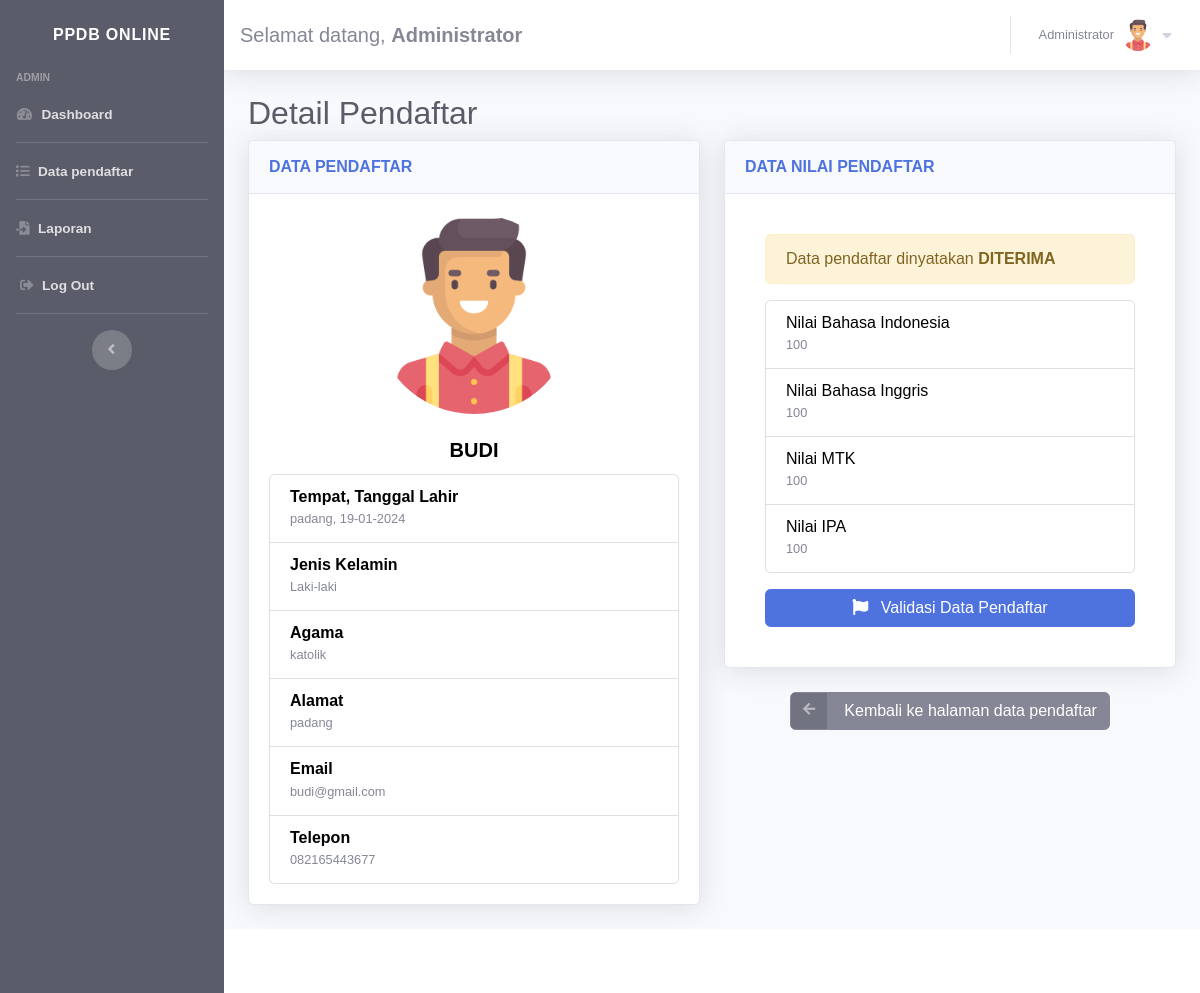
Page /admin/detailpendaftar.php?id=22 (signed in) on the committed database.
### tables this page shows
CREATE TABLE `pendaftar` (
  `id` int(11) NOT NULL,
  `nama` varchar(100) DEFAULT NULL,
  `tmpt_lahir` varchar(100) DEFAULT NULL,
  `tgl_lahir` date DEFAULT NULL,
  `jenis_kelamin` varchar(10) DEFAULT NULL,
  `agama` varchar(45) DEFAULT NULL,
  `alamat` text DEFAULT NULL,
  `email` varchar(100) DEFAULT NULL,
  `telepon` varchar(45) DEFAULT NULL,
  `foto` varchar(100) NOT NULL,
  `users_id` int(11) DEFAULT NULL
);

CREATE TABLE `nilai` (
  `id` int(11) NOT NULL,
  `nilai_indo` double DEFAULT NULL,
  `nilai_inggris` double DEFAULT NULL,
  `nilai_mtk` double NOT NULL,
  `nilai_ipa` double NOT NULL,
  `nilai_rata` double(100,0) NOT NULL,
  `status` int(1) NOT NULL,
  `pendaftar_id` int(11) DEFAULT NULL
);

### controller/admin_detailpendaftar_control.php (called while the page is built, shortened)
<?php
$id_pendaftar = $_GET['id'];
$sql_pendaftar = "SELECT * FROM pendaftar where id='$id_pendaftar'";
$result_pendaftar = mysqli_query($koneksi, $sql_pendaftar);
$data_pendaftar = mysqli_fetch_array($result_pendaftar);
$sql_nilai = "SELECT * FROM nilai where pendaftar_id='$id_pendaftar'";
$result_nilai = mysqli_query($koneksi, $sql_nilai);
$data_nilai = mysqli_fetch_array($result_nilai);
?>

### admin/detailpendaftar.php (the view, shortened to what this page needs)
<?php include('../config/auto_load.php'); ?>
<?php include('../controller/admin_detailpendaftar_control.php'); ?>
<?php include('../template/header.php'); ?>
<div class="container-fluid">
    <h2 class="text-gray-800">Detail Pendaftar</h2>
    <div class="row">
        <div class="col-md-6">
            <div class="card shadow mb-4">
                <div class="card-header py-3">
                    <h6 class="m-0 font-weight-bold text-primary">DATA PENDAFTAR</h6>
                </div>
                <div class="card-body">
                    <div class="text-center">
                        <?php
                        if ($data_pendaftar['foto'] != NULL) {
                            $foto = '../uploads/' . $data_pendaftar['foto'];
                        } else {
                            $foto = '../assets/img/avatar.png';
                        }
                        ?>
                        <img src="<?= $foto ?>" alt="fotoprofil" class="img-fuild rounded-circle" style="width: 200px; height:200px">
                    </div>
                    <h5 class="text-center card-title mt-4 text-uppercase" style="color: black">
                        <b><?= $data_pendaftar['nama'] ?></b>
                    </h5>
                    <ul class="list-group">
                        <li class="list-group-item ">
                            <h6 class="mb-0" style="color: black"><b>Tempat, Tanggal Lahir</b></h6>
                            <small class="text-muted"><?= $data_pendaftar['tmpt_lahir'] ?>, <?= date("d-m-Y", strtotime($data_pendaftar['tgl_lahir'])) ?></small>
                        </li>
                        <li class="list-group-item ">
                            <?php
                            if ($data_pendaftar['jenis_kelamin'] == 'L') {
                                $kelamin = "Laki-laki";
                            } else {
                                $kelamin = "Perempuan";
                            }
                            ?>
                            <h6 class="mb-0" style="color: black"><b>Jenis Kelamin</b></h6>
                            <small><?= $kelamin ?></small>
                        </li>
                        <li class="list-group-item ">
                            <h6 class="mb-0" style="color: black"><b>Agama</b></h6>
                            <small> <?= $data_pendaftar['agama'] ?> </small>
                        </li>
                        <li class="list-group-item ">
                            <h6 class="mb-0" style="color: black"><b>Alamat</b></h6>
                            <small> <?= $data_pendaftar['alamat'] ?> </small>
                        </li>
                        <li class="list-group-item ">
                            <h6 class="mb-0" style="color: black"><b>Email</b></h6>
                            <small><?= $data_pendaftar['email'] ?></small>
                        </li>
                        <li class="list-group-item ">
                            <h6 class="mb-0" style="color: black"><b>Telepon</b></h6>
                            <small><?= $data_pendaftar['telepon'] ?></small>
                        </li>
                    </ul>
                </div>
            </div>
        </div>
        <div class="col-md-6">
            <div class="card shadow mb-4">
                <div class="card-header py-3">
                    <h6 class="m-0 font-weight-bold text-primary">DATA NILAI PENDAFTAR</h6>
                </div>
                <div class="card-body">
                    <div class="card-body">
                        <?php
                        if ($data_nilai['status'] == 0) {
                            echo '<div class="alert alert-warning">
                               Data pendaftar belum divalidasi
                           </div>';
                        } else if ($data_nilai['status'] == 1) {
                            echo '<div class="alert alert-warning">
                               Data pendaftar dinyatakan <b>DITERIMA</b>
                                 </div>';
                        } else if ($data_nilai['status'] == 2) {
                            echo '<div class="alert alert-warning">
                               Data pendaftar dinyatakan <b>DITOLAK</b>
                                 </div>';
                        }
                        ?>
                        <ul class="list-group">
                            <li class="list-group-item">
                                <h6 class="mb-0" style="color: black">Nilai Bahasa Indonesia</h6>
                                <small class="text-muted"> <?= $data_nilai['nilai_indo'] ?> </small>
                            </li>
                            <li class="list-group-item">
                                <h6 class="mb-0" style="color: black">Nilai Bahasa Inggris</h6>
                                <small class="text-muted"> <?= $data_nilai['nilai_inggris'] ?> </small>
                            </li>
                            <li class="list-group-item">
                                <h6 class="mb-0" style="color: black">Nilai MTK</h6>
                                <small class="text-muted"><?= $data_nilai['nilai_mtk'] ?></small>
                            </li>
                            <li class="list-group-item">
                                <h6 class="mb-0" style="color: black">Nilai IPA</h6>
                                <small class="text-muted"><?= $data_nilai['nilai_ipa'] ?></small>
                            </li>
                        </ul>
                        <button type="button" class="btn btn-primary mt-3 btn-block" data-toggle="modal" data-target="#modalvalidasi">
                            <i class="fas fa-flag mr-2"></i>
                            Validasi Data Pendaftar
                        </button>
                    </div>
                </div>
            </div>
            <div class="text-center">
                <a href="pendaftaran.php" class="btn btn-secondary btn-icon-split">
                    <span class="icon text-white-50">
                        <i class="fas fa-arrow-left"></i>
                    </span>
                    <span class="text">Kembali ke halaman data pendaftar</span>
                </a>
            </div>
        </div>
    </div>
</div>
</div>
<?php include('../template/footer.php'); ?>

### template/header.php (shortened to what this page needs)
<!DOCTYPE html>
<html lang="en">
<head>
  <link rel="stylesheet" type="text/css" href="../assets/js/style/css/main.css">
  <link rel="stylesheet" type="text/css" href="https://maxcdn.bootstrapcdn.com/font-awesome/4.7.0/css/font-awesome.min.css">
  <link href="../assets/vendor/fontawesome-free/css/all.min.css" rel="stylesheet" type="text/css">
  <link href="../assets/css/sb-admin-2.min.css" rel="stylesheet">
  <link href="../assets/css/style.css" rel="stylesheet">
  <link href="../assets/vendor/datepicker/css/bootstrap-datepicker.css" rel="stylesheet">
  <link href="../assets/vendor/datepicker/css/bootstrap-datepicker.min.css" rel="stylesheet">
</head>
<body id="page-top">
  <div id="wrapper">
    <ul class="navbar-nav bg-dark sidebar sidebar-dark accordion">
      <a class="sidebar-brand d-flex align-items-center justify-content-center" href="dashboard.php">
        <div class="sidebar-brand-text mx-2">PPDB Online</div>
      </a>
      <div class="sidebar-heading">
        <?= $_SESSION['level']; ?>
      </div>
        <?php if ($_SESSION['level'] == 'admin') { ?>
          <li class="nav-item">
            <a class="nav-link" href="dashboard.php">
              <i class="fas fa-fw fa-tachometer-alt"></i>
              <span><b>Dashboard</b></span></a>
          </li>
          <hr class="sidebar-divider my-0">
          <li class="nav-item">
            <a class="nav-link" href="pendaftaran.php">
            <i class="fas fa-list"></i>
              <span><b>Data pendaftar</b></span></a>
          </li>
          <hr class="sidebar-divider my-0">
          <li class="nav-item">
            <a class="nav-link" href="laporan.php">
            <i class="fas fa-file-import"></i>
              <span><b>Laporan</b></span></a>
          </li>
       <?php } else if ($_SESSION['level'] == 'siswa')  { ?>
        <hr class="sidebar-divider my-0">
        <li class="nav-item">
          <a class="nav-link" href="dashboard.php">
            <i class="fas fa-fw fa-tachometer-alt"></i>
            <span><b>Dashboard</b></span></a>
        </li>
        <hr class="sidebar-divider my-0">
        <li class="nav-item">
          <a class="nav-link" href="nilai.php">
          <i class="fas fa-list ml-1"></i>
            <span><b>Nilai</b></span></a>
        </li>
        <hr class="sidebar-divider my-0">
        <li class="nav-item">
          <a class="nav-link" href="editprofile.php">
          <i class="fas fa-user-edit"></i>
            <span><b>Edit Profile</b></span></a>
        </li>
       <?php } ?>
          <hr class="sidebar-divider my-0">
        <li class="nav-item">
          <a class="nav-link" href="#" data-toggle="modal" data-target="#logoutModal">
          <i class="fas fa-sign-out-alt ml-1"></i>
            <span><b>Log Out</b></span></a>
        </li>
      <hr class="sidebar-divider">
      <div class="text-center d-none d-md-inline">
        <button class="rounded-circle border-0" id="sidebarToggle"></button>
      </div>
    </ul>
    <div id="content-wrapper" class="d-flex flex-column">
      <div id="content">
        <nav class="navbar navbar-expand navbar-light bg-white topbar mb-4 static-top shadow">
          <form class="d-none d-sm-inline-block mt-2">
            <div class="text-left">
                <?php
                if ($_SESSION['level'] == 'siswa') {
                    $nama = $data_pendaftar['nama'];
                } else {
                    $nama = "Administrator";
                }
                ?>
                <h5>Selamat datang,
                <b><?= $nama ?></b></h5>
            </div>
          </form>
          <ul class="navbar-nav ml-auto">
            <li class="nav-item dropdown no-arrow">
            <a class="nav-link dropdown-toggle" href="#" id="userDropdown" role="button" data-toggle="dropdown" aria-haspopup="true" aria-expanded="false">
                <span class="mr-2 d-none d-lg-inline text-gray-600 small"><?=  $nama ?></span>
                <?php
                if ($_SESSION['level'] == 'siswa') {
                    if ($data_pendaftar['foto'] != null) {
                        $foto = '../uploads/' . $data_pendaftar['foto'];
                    } else {
                        $foto = '../assets/img/avatar.png';
                    }
                }
                 else if ($_SESSION['level'] == 'admin') {
                    $foto = '../assets/img/avatar.png';
                }
                ?>
                <img class="img-profile rounded-circle" src="<?= $foto ?>"  alt="fotoprofil">
                <i class="fas fa-caret-down ml-2"></i>
              </a>
            </li>
          </ul>
        </nav>

### template/footer.php (shortened to what this page needs)
  <div class="row">
    <div class="col-md-12">
      <footer class="sticky-footer bg-white">
      </footer>
    </div>
  </div>
</body>
</html>

### assets/css/style.css (style rules this page uses)
body { font-family: sans-serif; background-attachment: fixed; background-image: url("../img/bg.jpg"); background-repeat: no-repeat; background-size: cover; }

### rows in the picture
pendaftar: nama "BUDI", tmpt_lahir "padang", tgl_lahir "19-01-2024", jenis_kelamin "Laki-laki", agama "katolik", alamat "padang", email "budi@gmail.com", telepon "082165443677"
nilai: nilai_indo "100", nilai_inggris "100", nilai_mtk "100", nilai_ipa "100"

### other values in the picture
$_SESSION['level'] "ADMIN"
$nama "Administrator"
